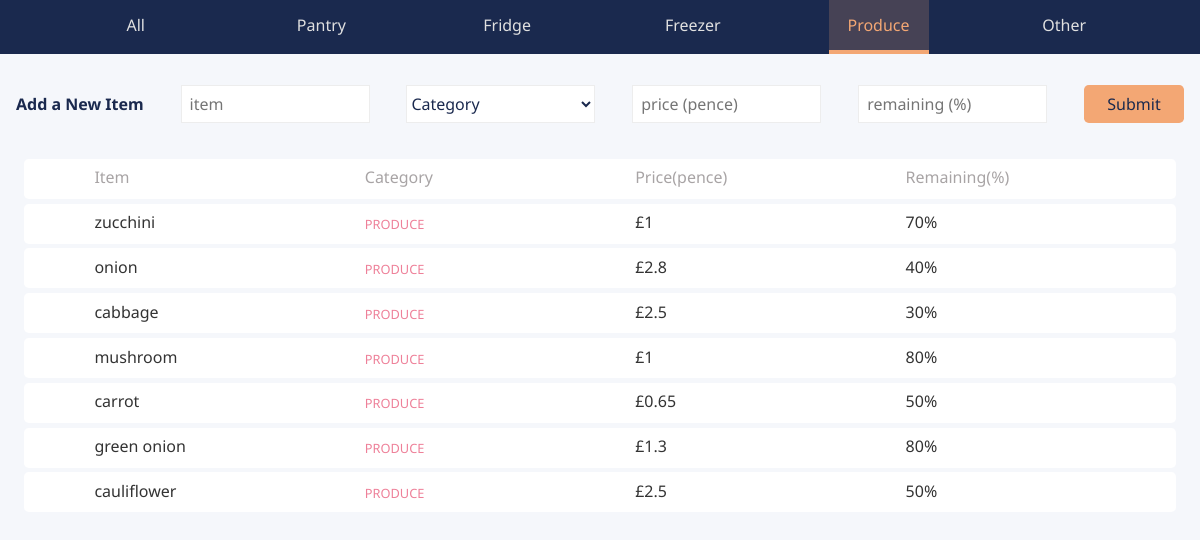
The page /index.php?category=produce on the database its author committed.
### tables this page shows
CREATE TABLE `grocery_item` (
  `id` int(11) unsigned NOT NULL AUTO_INCREMENT,
  `item` varchar(255) NOT NULL DEFAULT '',
  `category` enum('PANTRY','FRIDGE','FREEZER','PRODUCE','OTHER') NOT NULL,
  `price` int(11) unsigned NOT NULL,
  `remaining` int(11) unsigned NOT NULL,
  PRIMARY KEY (`id`)
);

### functions.php (the view, shortened to what this page needs)
<?php
function getData(PDO $db, string $request):array {
    $db->setAttribute(
        PDO::ATTR_DEFAULT_FETCH_MODE,
        PDO::FETCH_ASSOC
    );
    $sql = $db->prepare($request);
    $sql->execute();
    $groceryItems = $sql->fetchAll();
    return $groceryItems;
}
function generateRequest(string $filter = 'all'):string {
    $requestFilters = '';
    if ($filter !== 'all') {
        $requestFilters = ' WHERE `category` = "' . $filter . '";';
    }
    $request = 'SELECT `item`, `category`, `price`, `remaining` FROM `grocery_item`'.$requestFilters;
    return $request;
}
function processData(array $groceryItems):string {
    $itemRow= '';
    foreach($groceryItems as $item) {
        $itemRow .= '<div class="item-row"><ul><li><span>Item</span>' . $item['item'] . '</li><li class="' .$item["category"] . '-row">' . $item['category'] . '</li><li><span>Price(£)</span>£' . $item['price']/100 . '</li><li><span>Remaining(%)</span>' . $item['remaining'] . '%</li></ul></div>';
    }
    return $itemRow;
}
function currentFilter(string $category):string {
    switch($category) {
        case 'produce':
            return ("<li><a class=\"all\" href=\"index.php?category=all\">All</a></li>
        <li><a class=\"pantry\" href=\"index.php?category=pantry\">Pantry</a></li>
        <li><a class=\"fridge\" href=\"index.php?category=fridge\">Fridge</a></li>
        <li><a class=\"freezer\" href=\"index.php?category=freezer\">Freezer</a></li>
        <li><a class=\"produce current\" href=\"index.php?category=produce\">Produce</a></li>
        <li><a class=\"other\" href=\"index.php?category=other\">Other</a></li>");
        break;
    }
}

### styles/styles.css (style rules this page uses)
* { box-sizing: border-box; padding: 0; list-style: none; }
body { font-family: 'Noto Sans', sans-serif; background: #f5f7fb; }
a { text-decoration: none; }
ul { margin: 0; }
header ul li a { display: inline-block; width: 100px; text-align: center; padding: 1rem 0.5rem; color: #e0e0e0; }
div ul, header ul { display: -webkit-box; display: -moz-box; display: -ms-flexbox; display: -webkit-flex; display: flex; -ms-flex-direction: row; -webkit-flex-direction: row; flex-direction: row; -ms-flex-pack: justify; -webkit-justify-content: space-between; justify-content: space-evenly; }
div ul li { width: 200px; }
.data-table-heading, .item-row { color: rgb(168, 164, 165); background: #fff; height: 40px; margin: 0.3rem 0; padding: 0.6rem 0; -webkit-border-radius: 0.3rem; -moz-border-radius: 0.3rem; border-radius: 0.3rem; }
.item-row { color: #333; }
.current { background: rgba(243,167,116, 0.2); color: #F3A774; border-bottom: 4px solid #F3A774; }
.PANTRY-row, .FRIDGE-row, .FREEZER-row, .PRODUCE-row, .OTHER-row { font-size: 0.8rem; line-height: 1.4rem; }
.PRODUCE-row { color: rgb(238, 128, 153); }

### rows shown on the page
grocery_item: item "zucchini", category "PRODUCE", $item['price']/100 "1", remaining "70"
grocery_item: item "onion", category "PRODUCE", $item['price']/100 "2.8", remaining "40"
grocery_item: item "cabbage", category "PRODUCE", $item['price']/100 "2.5", remaining "30"
grocery_item: item "mushroom", category "PRODUCE", $item['price']/100 "1", remaining "80"
grocery_item: item "carrot", category "PRODUCE", $item['price']/100 "0.65", remaining "50"
grocery_item: item "green onion", category "PRODUCE", $item['price']/100 "1.3", remaining "80"
grocery_item: item "cauliflower", category "PRODUCE", $item['price']/100 "2.5", remaining "50"
